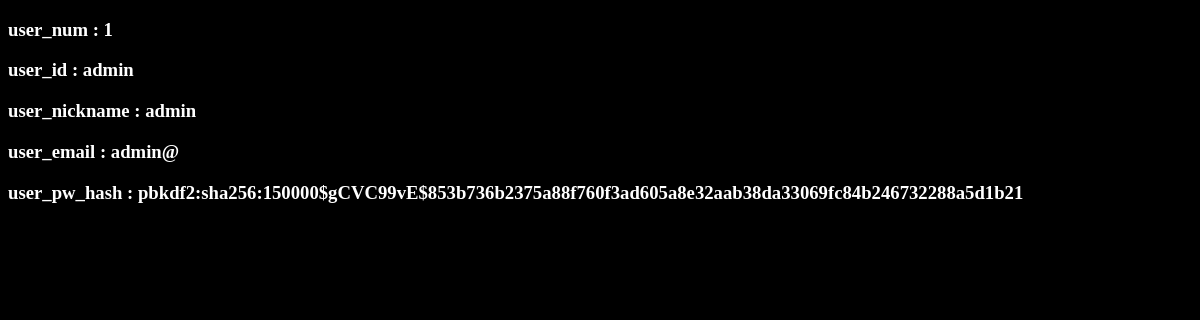
The page /geonguprincesssecretroom/view_user_info/admin (signed in) on the database its author committed.
### tables this page shows
CREATE TABLE user (
  user_num integer primary key autoincrement,
  user_id string not null,
  user_nickname string not null,
  user_email string not null,
  user_pw_hash string not null
);

### GPSR.py (the view)
@app.route('/geonguprincesssecretroom/view_user_info/<user_id>')
def admin_view_user_info(user_id):
    if not g.user:
        return redirect(url_for('home'))
    if g.user['user_id']!='admin':
        return redirect(url_for('home'))
    user = query_db('select * from user where user_id = ?', [user_id], True)
    return render_template('/admin/admin_view_user_info.html', user=user)

### GPSR.py (called while the page is built)
def connect_db():
    return sqlite3.connect(app.config['DATABASE'])

def query_db(query, args=(), one=False):
    cur = g.db.execute(query, args)
    rv = [dict((cur.description[idx][0], value)
               for idx, value in enumerate(row)) for row in cur.fetchall()]
    return (rv[0] if rv else None) if one else rv

@app.before_request
def before_request():
    g.db = connect_db()
    g.user = None
    if 'user_num' in session:
        g.user = query_db('select * from user where user_num = ?',
                          [session['user_num']], one=True)

@app.teardown_request
def teardown_request(exception):
    if hasattr(g, 'db'):
        g.db.close()

### templates/admin/admin_view_user_info.html (shortened to what this page needs)
<!doctype html>
<link rel=stylesheet type=text/css href="{{ url_for('static', filename='style.css') }}">
<html>
    <head>
    </head>
    <body>
        {% for key, i in user.items() %}
            <h3>{{key}} : {{i}}</h3>
        {% endfor %}
    </body>
</html>

### static/style.css (style rules this page uses)
body { background: black; font-family: "?��?��?��??�어 Light"; color:white; }

### rows shown on the page
user: key "user_id", user "admin", key "user_nickname", user_nickname "admin", key "user_email", user_email "admin@", key "user_pw_hash", user_pw_hash "pbkdf2:sha256:150000$gCVC99vE$853b736b2375a88f760f3ad605a8e32aab38da33069fc84b246732288a5d1b21"

### other values the page prints
{{ key }} "user_num"
{{ i }} "1"
